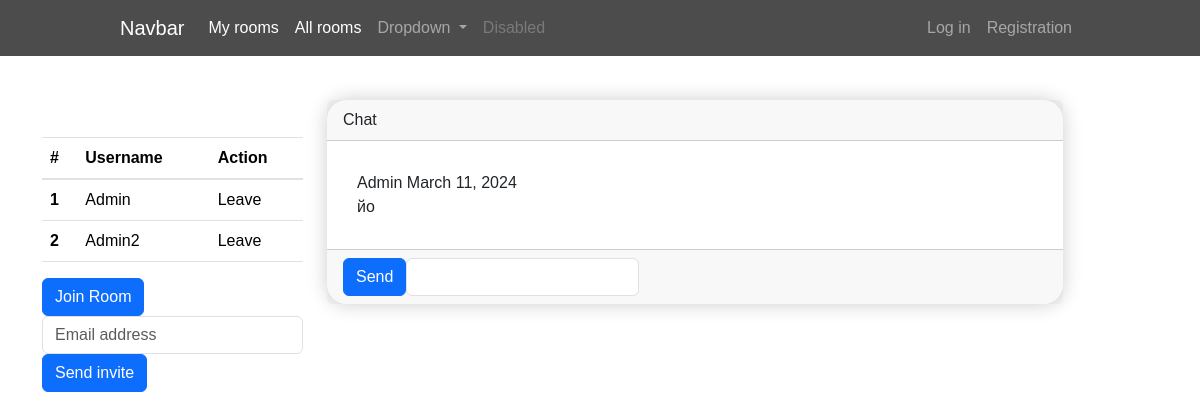
/rooms/room/3, run on the app's committed database.
### users/models.py (models this page shows)
class User(AbstractUser):
    country = models.CharField(max_length=128)
    is_verified = models.BooleanField(default=False)

### rooms/models.py (models this page shows, shortened)
class SubChat(models.Model):
    user = models.ForeignKey(settings.AUTH_USER_MODEL, on_delete=models.CASCADE, related_name='subchats')
    date = models.DateField(auto_now_add=True)
    room = models.ForeignKey(Room, on_delete=models.CASCADE)
    text = models.TextField()

### rooms/views.py (the view, shortened to what this page needs)
# urls.py: path('room/<int:pk>', RoomDetailView.as_view(), name='RoomDetail'),
class RoomDetailView(DetailView):
    model = Room
    template_name = 'game/room.html'
    context_object_name = 'room'
    def get_context_data(self, **kwargs):
        context = super().get_context_data(**kwargs)
        messages = SubChat.objects.filter(room=self.object).order_by('id')[:10]
        players = self.object.participants.all()
        context['form'] = ChatMessageForm()
        context['form_inv'] = InvitationForm()
        context['messages'] = messages
        context['players'] = players
        return context

### rooms/forms.py (shortened to what this page needs)
class ChatMessageForm(forms.ModelForm):
    text = forms.CharField(label='Type your message...', required=True, widget=forms.TextInput(attrs={
        'class': 'form-control flex-grow-1',
     }))
    class Meta:
        model = SubChat
        fields = ['text']

class InvitationForm(forms.Form):
    email = forms.EmailField(label="Email", widget=forms.EmailInput(attrs={
        'class': 'form-control',
        'placeholder': 'Email address',
    }))

### templates/game/room.html (shortened to what this page needs)
{% extends 'general/base.html' %}
{% block body %}
<div class="row">
    <div class="col-md-3">
        <h4>List of recipients:</h4>
        <table class="table table-hover">
            <thead>
            <tr>
                <th scope="col">#</th>
                <th scope="col">Username</th>
                <th scope="col">Action</th>
            </tr>
            </thead>
            <tbody>
            {% for player in players %}
            <tr>
                <th scope="row">{{forloop.counter}}</th>
                <td>{{player.username}}</td>
                <td>Leave</td>
            </tr>
            {% endfor %}
            </tbody>
        </table>
        {% if request.user in players %}
        <form action="" method="post" class="d-inline">
            {% csrf_token %}
c            <button type="submit" class="btn btn-danger">Leave Room</button>
        </form>
        {% else %}
        <form action="" method="post" class="d-inline">
            <button type="submit" class="btn btn-primary mr-2">Join Room</button>
        </form>
        {% endif %}
        <form action="" method="post" class="d-inline">
            {{ form_inv}}
            <button type="submit" class="btn btn-primary mr-2">Send invite</button>
        </form>
    </div>
    <div class="col-14 col-md-8">
        <div class="card">
            <div class="card-header">Chat</div>
            <div class="card-body">
                {% for message in messages %}
                <div class="chat-messages overflow-auto">
                    <div class="message sender">
                        <div class="message-meta">
                            <span class="message-name">{{message.user}}</span>
                            <span class="message-time">{{message.date}}</span>
                        </div>
                        <div class="message-text">{{message.text}}</div>
                    </div>
                </div>
                {% endfor %}
            </div>
            <div class="card-footer">
                <div class="input-group">
                    <form action="" method="post" class="d-flex">
                        <button class="btn btn-primary" type="submit">Send</button>
                        {{ form.text }}
                    </form>
                </div>
            </div>
        </div>
    </div>
</div>
{% endblock %}

### templates/general/base.html (style rules this page uses)
body { font-family: Arial, sans-serif; background-image: url('https://www.pixelstalk.net/wp-content/uploads/images2/Winter-Night-wallpaper-HD.png'); background-size: cover; background-repeat: no-repeat; color: #fff; }
.card { background-color: rgba(255, 255, 255, 0.7); border: none; border-radius: 20px; box-shadow: 0px 0px 20px rgba(0, 0, 0, 0.2); }
.card-body { padding: 30px; }

### data on the page
User: username "Admin"
User: username "Admin2"
SubChat: user "Admin", date "March 11, 2024", text "йо"
